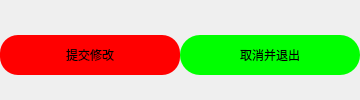
             <widget class="QFrame" name="frame_60">
              <property name="minimumSize">
               <size>
                <width>0</width>
                <height>60</height>
               </size>
              </property>
              <property name="maximumSize">
               <size>
                <width>16777215</width>
                <height>100</height>
               </size>
              </property>
              <property name="styleSheet">
               <string notr="true">QFrame {
	border: none;
}
</string>
              </property>
              <property name="frameShape">
               <enum>QFrame::StyledPanel</enum>
              </property>
              <property name="frameShadow">
               <enum>QFrame::Raised</enum>
              </property>
              <layout class="QHBoxLayout" name="horizontalLayout_32">
               <property name="spacing">
                <number>0</number>
               </property>
               <property name="leftMargin">
                <number>0</number>
               </property>
               <property name="topMargin">
                <number>20</number>
               </property>
               <property name="rightMargin">
                <number>0</number>
               </property>
               <property name="bottomMargin">
                <number>10</number>
               </property>
               <item>
                <widget class="QFrame" name="frame_40">
                 <property name="styleSheet">
                  <string notr="true"/>
                 </property>
                 <property name="frameShape">
                  <enum>QFrame::StyledPanel</enum>
                 </property>
                 <property name="frameShadow">
                  <enum>QFrame::Raised</enum>
                 </property>
                 <layout class="QHBoxLayout" name="horizontalLayout_21">
                  <property name="spacing">
                   <number>0</number>
                  </property>
                  <property name="leftMargin">
                   <number>0</number>
                  </property>
                  <property name="topMargin">
                   <number>0</number>
                  </property>
                  <property name="rightMargin">
                   <number>0</number>
                  </property>
                  <property name="bottomMargin">
                   <number>0</number>
                  </property>
                  <item alignment="Qt::AlignVCenter">
                   <widget class="QPushButton" name="Btn_submit_changes">
                    <property name="enabled">
                     <bool>true</bool>
                    </property>
                    <property name="sizePolicy">
                     <sizepolicy hsizetype="Fixed" vsizetype="Preferred">
                      <horstretch>0</horstretch>
                      <verstretch>0</verstretch>
                     </sizepolicy>
                    </property>
                    <property name="minimumSize">
                     <size>
                      <width>180</width>
                      <height>40</height>
                     </size>
                    </property>
                    <property name="maximumSize">
                     <size>
                      <width>180</width>
                      <height>40</height>
                     </size>
                    </property>
                    <property name="styleSheet">
                     <string notr="true">QPushButton{	
	background-color: rgb(255, 0, 0);
	font: 700 18pt &quot;等线&quot;;
	border-radius: 18px;
}
QPushButton:hover{
	border: 3px solid rgb(255, 200, 0);  
}
QPushButton:pressed{
	color: green;
	border-color: blueviolet;
    background-color: rgb(85, 0, 255);
}
QPushButton:disabled{
	color: rgb(31, 31, 31);
    background-color: rgb(152, 152, 152);
}</string>
                    </property>
                    <property name="text">
                     <string>提交修改</string>
                    </property>
                    <property name="iconSize">
                     <size>
                      <width>20</width>
                      <height>20</height>
                     </size>
                    </property>
                    <property name="checkable">
                     <bool>true</bool>
                    </property>
                    <property name="checked">
                     <bool>false</bool>
                    </property>
                   </widget>
                  </item>
                 </layout>
                </widget>
               </item>
               <item>
                <widget class="QFrame" name="frame_46">
                 <property name="styleSheet">
                  <string notr="true"/>
                 </property>
                 <property name="frameShape">
                  <enum>QFrame::StyledPanel</enum>
                 </property>
                 <property name="frameShadow">
                  <enum>QFrame::Raised</enum>
                 </property>
                 <layout class="QHBoxLayout" name="horizontalLayout_33">
                  <property name="spacing">
                   <number>0</number>
                  </property>
                  <property name="leftMargin">
                   <number>0</number>
                  </property>
                  <property name="topMargin">
                   <number>0</number>
                  </property>
                  <property name="rightMargin">
                   <number>0</number>
                  </property>
                  <property name="bottomMargin">
                   <number>0</number>
                  </property>
                  <item alignment="Qt::AlignVCenter">
                   <widget class="QPushButton" name="Btn_cancel_and_exit">
                    <property name="enabled">
                     <bool>true</bool>
                    </property>
                    <property name="sizePolicy">
                     <sizepolicy hsizetype="Minimum" vsizetype="Minimum">
                      <horstretch>0</horstretch>
                      <verstretch>0</verstretch>
                     </sizepolicy>
                    </property>
                    <property name="minimumSize">
                     <size>
                      <width>180</width>
                      <height>40</height>
                     </size>
                    </property>
                    <property name="maximumSize">
                     <size>
                      <width>180</width>
                      <height>40</height>
                     </size>
                    </property>
                    <property name="styleSheet">
                     <string notr="true">QPushButton{	
	background-color: rgb(0, 255, 0);
	font: 700 18pt &quot;等线&quot;;
	border-radius: 20px;
}
QPushButton:hover{
	border: 3px solid rgb(255, 200, 0);  
}
QPushButton:pressed{
	color: green;
	border-color: rgb(255, 0, 0);
    background-color: rgb(255, 255, 0);
}
QPushButton:disabled{
	color: rgb(31, 31, 31);
    background-color: rgb(152, 152, 152);
}</string>
                    </property>
                    <property name="text">
                     <string>取消并退出</string>
                    </property>
                    <property name="iconSize">
                     <size>
                      <width>19</width>
                      <height>20</height>
                     </size>
                    </property>
                   </widget>
                  </item>
                 </layout>
                </widget>
               </item>
              </layout>
             </widget>
